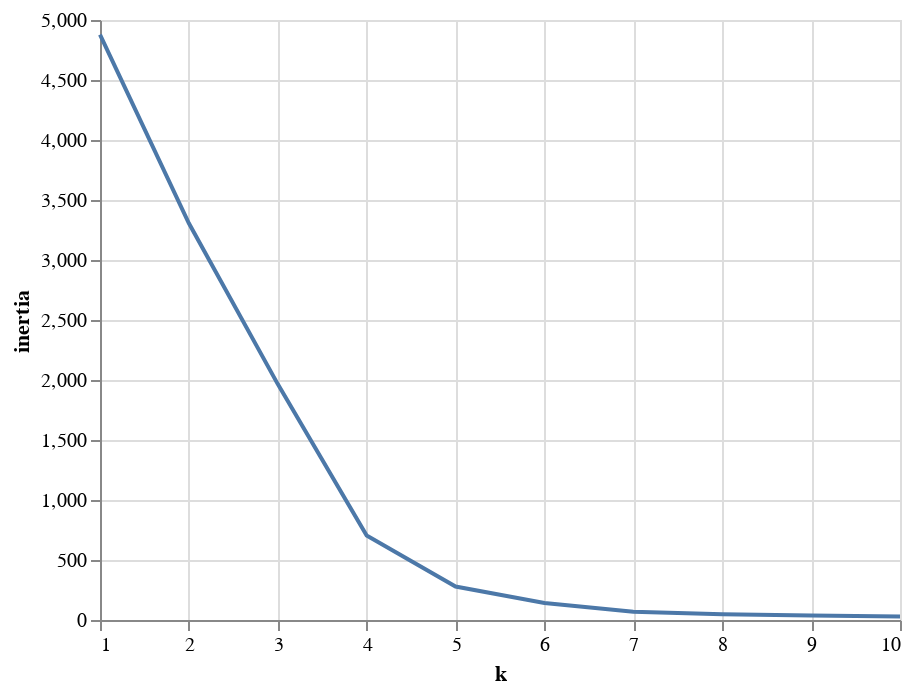

Notebook cell for this chart:
### Code cell
chart = alt.Chart(df_elbow).mark_line().encode(
    x='k',
    y='inertia',
    )
chart

### Figure 1 — Vega-Lite specification as saved in the notebook (floating-point values rounded to 4 significant figures)
{"$schema": "https://vega.github.io/schema/vega-lite/v3.4.0.json", "config": {"mark": {"tooltip": null}, "view": {"height": 300, "width": 400}}, "data": {"name": "data-de796a2b1786cd4bcf81508f689e3cd4"}, "datasets": {"data-de796a2b1786cd4bcf81508f689e3cd4": [{"inertia": 4877.0, "k": 1}, {"inertia": 3306.0, "k": 2}, {"inertia": 1966.0, "k": 3}, {"inertia": 704.1, "k": 4}, {"inertia": 278.5, "k": 5}, {"inertia": 142.2, "k": 6}, {"inertia": 69.36, "k": 7}, {"inertia": 47.69, "k": 8}, {"inertia": 37.06, "k": 9}, {"inertia": 29.52, "k": 10}]}, "encoding": {"x": {"field": "k", "type": "quantitative"}, "y": {"field": "inertia", "type": "quantitative"}}, "mark": "line"}
